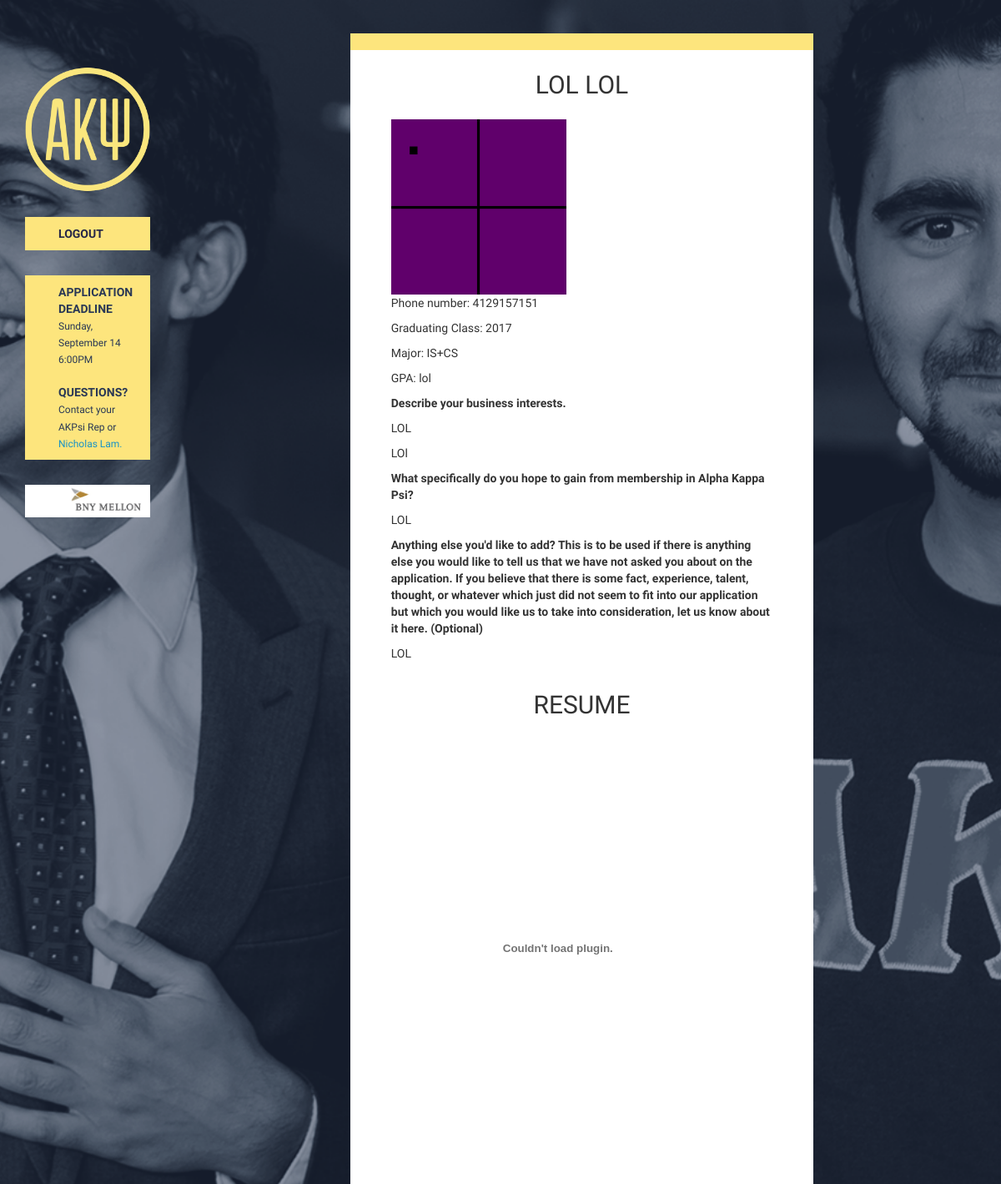
Page /rushee/1/ (signed in) on the committed database.
### portal/models.py (models this page shows, shortened)
class Rushee(models.Model):
	user = models.OneToOneField(User)
	first_name = models.CharField(max_length=40, blank=True, null=True)
	last_name = models.CharField(max_length=40, blank=True, null=True)
	phone_num = models.CharField(max_length=10, blank=True, null=True)
	dorm = models.CharField(max_length=40, blank=True, null=True)
	grad_class = models.CharField(max_length=4, blank=True, null=True)
	major = models.CharField(max_length=100, blank=True, null=True)
	gpa = models.CharField(max_length=100, blank=True, null=True)
	picture = models.ImageField(upload_to="rushpics", blank=True, null=True)
	resume = ContentTypeRestrictedFileField(upload_to="rushresumes",
		  								    content_types=['application/pdf', 'application/msword', 'application/vnd.openxmlformats-officedocument.wordprocessingml.document'],
											max_upload_size=26214400,
											blank=True,
											null=True)
	q1 = models.TextField(blank=True, null=True)
	q2 = models.TextField(blank=True, null=True)
	q3 = models.TextField(blank=True, null=True)
	q4 = models.TextField(blank=True, null=True)

### portal/views.py (the view)
# urls.py: url(r'rushee/(?P<rushee_id>\d+)/', rushee_view),
@user_passes_test(lambda u: u.is_superuser)
def rushee_view(request, rushee_id):
	data = {'DUE_DATE' : DUE_DATE_STR}
	data['rushee'] = Rushee.objects.get(id=rushee_id)
	return render(request, 'rushee.html', data)

### templates/rushee.html (shortened to what this page needs)
{% extends "base.html" %}
{% block content %}
{% include "sidebar.html" %}
<div class="col-md-6 col-md-offset-1">
	<div class="app-form">
		<div class="app-body">
			<h2 class="text-center">{{ rushee.first_name }} {{ rushee.last_name }}</h2>
			<div class="row">
        		<div class="col-md-10 col-md-offset-1">
					<img src="/media/{{ rushee.picture }}" width="210" />
					<p>Phone number: {{ rushee.phone_num }}</p>
					<p>Graduating Class: {{ rushee.grad_class }}</p>
					<p>Major: {{ rushee.major }}</p>
					<p>GPA: {{ rushee.gpa }}</p>
					<p class="gallery-question" class="gallery-question">Describe your business interests.</p>
					<p>{{ rushee.q1 }}</p>
					<p>{{ rushee.q2 }}</p>
					<p class="gallery-question">What specifically do you hope to gain from membership in Alpha Kappa Psi?</p>
					<p>{{ rushee.q3 }}</p>
					<p class="gallery-question">Anything else you'd like to add? This is to be used if there is anything else you would like to tell us that we have not asked you about on the application. If you believe that there is some fact, experience, talent, thought, or whatever which just did not seem to fit into our application but which you would like us to take into consideration, let us know about it here. (Optional)</p>
					<p>{{ rushee.q4 }}</p>
					<h2>Resume</h2>
					<embed src="/media/{{ rushee.resume }}" width="400px" height="500px">
				</div>
			</div>
		</div>
	</div>
</div>
{% endblock %}

### portal/static/css/custom.css (style rules this page uses)
body { height: 100%; margin:0px; background: url("/static/images/background.png") no-repeat center center; background-size: cover; background-attachment: fixed; font-family: 'Source Sans Pro', sans-serif !important; }
.app-form h2 { text-align: center; margin-top: 0px; padding-top: 25px; margin-bottom: 25px; text-transform: uppercase; }
.app-body { margin-bottom: 20px; padding-bottom: 40px; background-color: #fff; margin-top: 40px; border-top-style: solid; border-color: #fde57d; border-width: 20px; }
.gallery-question { font-weight: 800; }

### rows in the picture
Rushee: first_name "LOL", last_name "LOL", picture (picture), phone_num "4129157151", grad_class "2017", major "IS+CS", gpa "lol", q1 "LOL", q2 "LOl", q3 "LOL", q4 "LOL"

### other values in the picture
{{ DUE_DATE | safe }} "Sunday, September 14 6:00PM"
